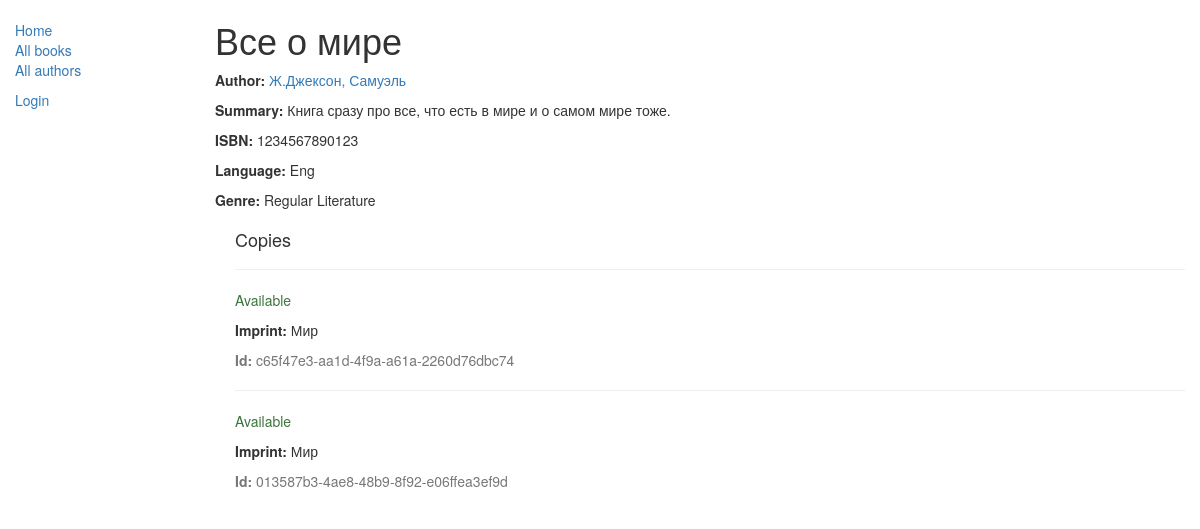
/catalog/books/1, run on the app's committed database.
### catalog/models.py (models this page shows, shortened)
class Book(models.Model):
    title = models.CharField(max_length=200)
    author = models.ForeignKey('Author', on_delete=models.SET_NULL, null=True)
    summary = models.TextField(max_length=1000, help_text="Enter a brief description of the book")
    isbn = models.CharField('ISBN', max_length=13, unique=True, help_text='13 Character <a href="https://www.isbn-international.org/content/what-isbn">ISBN number</a>')
    genre = models.ManyToManyField(Genre, help_text="Select a genre for this book")
    language = models.ForeignKey('Language', on_delete=models.SET_NULL, null=True)
    class Meta:
        ordering = ['title', 'author']
    def display_genre(self):
        """Creates a string for the Genre. This is required to display genre in Admin."""
        return ', '.join([genre.name for genre in self.genre.all()[:3]])
    display_genre.short_description = 'Genre'

class Author(models.Model):
    first_name = models.CharField(max_length=100)
    last_name = models.CharField(max_length=100)
    date_of_birth = models.DateField(null=True, blank=True)
    date_of_death = models.DateField('Died', null=True, blank=True)
    def __str__(self):
        return '{0}, {1}'.format(self.last_name, self.first_name)

class Language(models.Model):
    name = models.CharField(max_length=200, help_text="Enter the book's natural language (e.g. English, French, Japanese etc.)")
    def __str__(self):
        return self.name

class Genre(models.Model):
    name = models.CharField('Жанр', max_length=200, help_text="Enter a book genre (e.g. Science Fiction, French Poetry etc.)")
    def __str__(self):
        return self.name

class BookInstance(models.Model):
    id = models.UUIDField(primary_key=True, default=uuid.uuid4, help_text="Unique ID for this particular book across whole library")
    book = models.ForeignKey('Book', on_delete=models.SET_NULL, null=True)
    imprint = models.CharField('Издательство (imprint)', max_length=200)
    due_back = models.DateField(null=True, blank=True)
    borrower = models.ForeignKey(User, on_delete=models.SET_NULL, null=True, blank=True)
    LOAN_STATUS = (
        ('m', 'Maintenance'),
        ('o', 'On loan'),
        ('a', 'Available'),
        ('r', 'Reserved'),
    )
    status = models.CharField(max_length=1, choices=LOAN_STATUS, blank=True, default='m', help_text='Book availability')
    class Meta:
        ordering = ["due_back"]
        permissions = (("can_mark_returned", "Set book as returned"),)

### catalog/views.py (the view)
# urls.py: url(r'^books/(?P<pk>\d+)$', views.BookDetailView.as_view(), name='book-detail'):
class BookDetailView(generic.DetailView):
    model = Book

### catalog/templates/catalog/book_detail.html (shortened to what this page needs)
{% extends "base_generic.html" %}
{% block content %}
  <h1>{{ book.title }}</h1>
  <p><strong>Author:</strong> <a href="{% url 'author-detail' book.author.pk %}">{{ book.author }}</a></p>
  <p><strong>Summary:</strong> {{ book.summary }}</p>
  <p><strong>ISBN:</strong> {{ book.isbn }}</p>
  <p><strong>Language:</strong> {{ book.language }}</p>
  <p><strong>Genre:</strong> {% for genre in book.genre.all %} {{ genre }}{% if not forloop.last %}, {% endif %}{% endfor %}</p>
  <div style="margin-left:20px;margin-top:20px">
    <h4>Copies</h4>
    {% for copy in book.bookinstance_set.all %}
    <hr>
    <p class="{% if copy.status == 'a' %}text-success{% elif copy.status == 'd' %}text-danger{% else %}text-warning{% endif %}">{{ copy.get_status_display }}</p>
    <p><strong>Imprint:</strong> {{copy.imprint}}</p>
    <p class="text-muted"><strong>Id:</strong> {{copy.id}}</p>
    {% endfor %}
  </div>
{% endblock %}

### data on the page
Book: title "Все о мире", author "Ж.Джексон, Самуэль", summary "Книга сразу про все, что есть в мире и о самом мире тоже.", isbn "1234567890123", language "Eng"
Genre: name "Regular Literature"
BookInstance: status "Available", imprint "Мир", id "c65f47e3-aa1d-4f9a-a61a-2260d76dbc74"
BookInstance: status "Available", imprint "Мир", id "013587b3-4ae8-48b9-8f92-e06ffea3ef9d"
